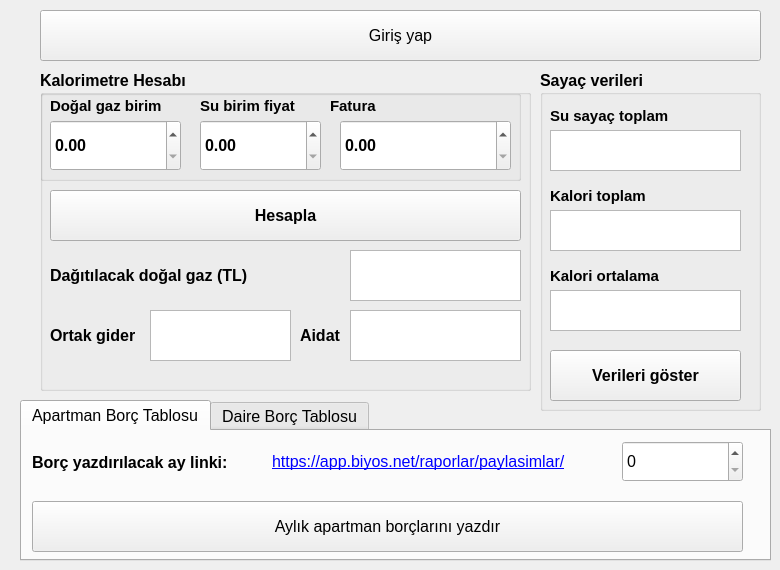
<?xml version="1.0" encoding="UTF-8"?>
<ui version="4.0">
 <class>MainWindow</class>
 <widget class="QWidget" name="MainWindow">
  <property name="geometry">
   <rect>
    <x>0</x>
    <y>0</y>
    <width>780</width>
    <height>570</height>
   </rect>
  </property>
  <property name="windowTitle">
   <string>Form</string>
  </property>
  <widget class="QPushButton" name="giris_button">
   <property name="geometry">
    <rect>
     <x>40</x>
     <y>10</y>
     <width>721</width>
     <height>51</height>
    </rect>
   </property>
   <property name="font">
    <font>
     <pointsize>12</pointsize>
    </font>
   </property>
   <property name="text">
    <string>Giriş yap</string>
   </property>
  </widget>
  <widget class="QGroupBox" name="groupBox_2">
   <property name="geometry">
    <rect>
     <x>40</x>
     <y>70</y>
     <width>491</width>
     <height>321</height>
    </rect>
   </property>
   <property name="font">
    <font>
     <pointsize>12</pointsize>
     <weight>75</weight>
     <bold>true</bold>
    </font>
   </property>
   <property name="title">
    <string>Kalorimetre Hesabı</string>
   </property>
   <widget class="QPushButton" name="kalori_hesap_button">
    <property name="geometry">
     <rect>
      <x>10</x>
      <y>120</y>
      <width>471</width>
      <height>51</height>
     </rect>
    </property>
    <property name="text">
     <string>Hesapla</string>
    </property>
   </widget>
   <widget class="QGroupBox" name="groupBox_4">
    <property name="geometry">
     <rect>
      <x>0</x>
      <y>20</y>
      <width>481</width>
      <height>91</height>
     </rect>
    </property>
    <property name="title">
     <string/>
    </property>
    <widget class="QDoubleSpinBox" name="su_birim_in">
     <property name="geometry">
      <rect>
       <x>160</x>
       <y>30</y>
       <width>121</width>
       <height>51</height>
      </rect>
     </property>
     <property name="maximum">
      <double>19.989999999999998</double>
     </property>
    </widget>
    <widget class="QDoubleSpinBox" name="dogalgaz_birim_in">
     <property name="geometry">
      <rect>
       <x>10</x>
       <y>30</y>
       <width>131</width>
       <height>51</height>
      </rect>
     </property>
     <property name="maximum">
      <double>19.989999999999998</double>
     </property>
    </widget>
    <widget class="QLabel" name="label_6">
     <property name="geometry">
      <rect>
       <x>10</x>
       <y>0</y>
       <width>141</width>
       <height>31</height>
      </rect>
     </property>
     <property name="font">
      <font>
       <pointsize>11</pointsize>
      </font>
     </property>
     <property name="text">
      <string>Doğal gaz birim</string>
     </property>
    </widget>
    <widget class="QLabel" name="label_7">
     <property name="geometry">
      <rect>
       <x>160</x>
       <y>0</y>
       <width>141</width>
       <height>31</height>
      </rect>
     </property>
     <property name="font">
      <font>
       <pointsize>11</pointsize>
      </font>
     </property>
     <property name="text">
      <string>Su birim fiyat</string>
     </property>
    </widget>
    <widget class="QDoubleSpinBox" name="fatura_in">
     <property name="geometry">
      <rect>
       <x>300</x>
       <y>30</y>
       <width>171</width>
       <height>51</height>
      </rect>
     </property>
     <property name="maximum">
      <double>999999.989999999990687</double>
     </property>
    </widget>
    <widget class="QLabel" name="label_8">
     <property name="geometry">
      <rect>
       <x>290</x>
       <y>0</y>
       <width>161</width>
       <height>31</height>
      </rect>
     </property>
     <property name="font">
      <font>
       <pointsize>11</pointsize>
      </font>
     </property>
     <property name="text">
      <string>Fatura</string>
     </property>
    </widget>
   </widget>
   <widget class="QLabel" name="label_5">
    <property name="geometry">
     <rect>
      <x>10</x>
      <y>180</y>
      <width>271</width>
      <height>51</height>
     </rect>
    </property>
    <property name="text">
     <string>Dağıtılacak doğal gaz (TL)</string>
    </property>
   </widget>
   <widget class="QTextEdit" name="son_fiyat_disp">
    <property name="geometry">
     <rect>
      <x>310</x>
      <y>180</y>
      <width>171</width>
      <height>51</height>
     </rect>
    </property>
    <property name="font">
     <font>
      <pointsize>20</pointsize>
     </font>
    </property>
    <property name="readOnly">
     <bool>true</bool>
    </property>
    <property name="acceptRichText">
     <bool>false</bool>
    </property>
   </widget>
   <widget class="QLabel" name="label_9">
    <property name="geometry">
     <rect>
      <x>10</x>
      <y>240</y>
      <width>101</width>
      <height>51</height>
     </rect>
    </property>
    <property name="text">
     <string>Ortak gider</string>
    </property>
   </widget>
   <widget class="QLabel" name="label_10">
    <property name="geometry">
     <rect>
      <x>260</x>
      <y>240</y>
      <width>51</width>
      <height>51</height>
     </rect>
    </property>
    <property name="text">
     <string>Aidat</string>
    </property>
   </widget>
   <widget class="QTextEdit" name="ortak_gider_disp">
    <property name="geometry">
     <rect>
      <x>110</x>
      <y>240</y>
      <width>141</width>
      <height>51</height>
     </rect>
    </property>
    <property name="font">
     <font>
      <pointsize>16</pointsize>
     </font>
    </property>
    <property name="readOnly">
     <bool>true</bool>
    </property>
    <property name="acceptRichText">
     <bool>false</bool>
    </property>
   </widget>
   <widget class="QTextEdit" name="aidat_disp">
    <property name="geometry">
     <rect>
      <x>310</x>
      <y>240</y>
      <width>171</width>
      <height>51</height>
     </rect>
    </property>
    <property name="font">
     <font>
      <pointsize>16</pointsize>
     </font>
    </property>
    <property name="readOnly">
     <bool>true</bool>
    </property>
    <property name="acceptRichText">
     <bool>false</bool>
    </property>
   </widget>
  </widget>
  <widget class="QGroupBox" name="groupBox_3">
   <property name="geometry">
    <rect>
     <x>540</x>
     <y>70</y>
     <width>221</width>
     <height>341</height>
    </rect>
   </property>
   <property name="font">
    <font>
     <pointsize>12</pointsize>
     <weight>75</weight>
     <bold>true</bold>
    </font>
   </property>
   <property name="title">
    <string>Sayaç verileri</string>
   </property>
   <widget class="QLabel" name="label_2">
    <property name="geometry">
     <rect>
      <x>10</x>
      <y>30</y>
      <width>191</width>
      <height>31</height>
     </rect>
    </property>
    <property name="font">
     <font>
      <pointsize>11</pointsize>
     </font>
    </property>
    <property name="text">
     <string>Su sayaç toplam</string>
    </property>
   </widget>
   <widget class="QLabel" name="label_4">
    <property name="geometry">
     <rect>
      <x>10</x>
      <y>190</y>
      <width>191</width>
      <height>31</height>
     </rect>
    </property>
    <property name="font">
     <font>
      <pointsize>11</pointsize>
     </font>
    </property>
    <property name="text">
     <string>Kalori ortalama</string>
    </property>
   </widget>
   <widget class="QTextEdit" name="su_toplam_disp">
    <property name="geometry">
     <rect>
      <x>10</x>
      <y>60</y>
      <width>191</width>
      <height>41</height>
     </rect>
    </property>
    <property name="font">
     <font>
      <pointsize>16</pointsize>
     </font>
    </property>
    <property name="readOnly">
     <bool>true</bool>
    </property>
    <property name="acceptRichText">
     <bool>false</bool>
    </property>
   </widget>
   <widget class="QTextEdit" name="kalori_ortalama_disp">
    <property name="geometry">
     <rect>
      <x>10</x>
      <y>220</y>
      <width>191</width>
      <height>41</height>
     </rect>
    </property>
    <property name="font">
     <font>
      <pointsize>16</pointsize>
     </font>
    </property>
    <property name="readOnly">
     <bool>true</bool>
    </property>
    <property name="acceptRichText">
     <bool>false</bool>
    </property>
   </widget>
   <widget class="QLabel" name="label_11">
    <property name="geometry">
     <rect>
      <x>10</x>
      <y>110</y>
      <width>191</width>
      <height>31</height>
     </rect>
    </property>
    <property name="font">
     <font>
      <pointsize>11</pointsize>
      <weight>75</weight>
      <bold>true</bold>
     </font>
    </property>
    <property name="text">
     <string>Kalori toplam</string>
    </property>
   </widget>
   <widget class="QTextEdit" name="kalori_toplam_disp">
    <property name="geometry">
     <rect>
      <x>10</x>
      <y>140</y>
      <width>191</width>
      <height>41</height>
     </rect>
    </property>
    <property name="font">
     <font>
      <pointsize>16</pointsize>
     </font>
    </property>
    <property name="readOnly">
     <bool>true</bool>
    </property>
    <property name="acceptRichText">
     <bool>false</bool>
    </property>
   </widget>
   <widget class="QPushButton" name="sayac_veri_button">
    <property name="geometry">
     <rect>
      <x>10</x>
      <y>280</y>
      <width>191</width>
      <height>51</height>
     </rect>
    </property>
    <property name="text">
     <string>Verileri göster</string>
    </property>
   </widget>
  </widget>
  <widget class="QTabWidget" name="tabWidget">
   <property name="geometry">
    <rect>
     <x>20</x>
     <y>400</y>
     <width>751</width>
     <height>161</height>
    </rect>
   </property>
   <property name="font">
    <font>
     <pointsize>12</pointsize>
    </font>
   </property>
   <property name="currentIndex">
    <number>0</number>
   </property>
   <widget class="QWidget" name="tab">
    <attribute name="title">
     <string>Apartman Borç Tablosu</string>
    </attribute>
    <widget class="QPushButton" name="apartman_aidat_button">
     <property name="geometry">
      <rect>
       <x>10</x>
       <y>70</y>
       <width>711</width>
       <height>51</height>
      </rect>
     </property>
     <property name="text">
      <string>Aylık apartman borçlarını yazdır</string>
     </property>
    </widget>
    <widget class="QLabel" name="label_3">
     <property name="geometry">
      <rect>
       <x>10</x>
       <y>16</y>
       <width>231</width>
       <height>31</height>
      </rect>
     </property>
     <property name="font">
      <font>
       <pointsize>12</pointsize>
       <weight>75</weight>
       <bold>true</bold>
      </font>
     </property>
     <property name="text">
      <string>Borç yazdırılacak ay linki:</string>
     </property>
    </widget>
    <widget class="QLabel" name="label_12">
     <property name="geometry">
      <rect>
       <x>250</x>
       <y>10</y>
       <width>341</width>
       <height>41</height>
      </rect>
     </property>
     <property name="cursor">
      <cursorShape>PointingHandCursor</cursorShape>
     </property>
     <property name="mouseTracking">
      <bool>true</bool>
     </property>
     <property name="focusPolicy">
      <enum>Qt::NoFocus</enum>
     </property>
     <property name="text">
      <string>&lt;html&gt;&lt;head/&gt;&lt;body&gt;&lt;p&gt;&lt;a href=&quot;https://app.biyos.net/raporlar/paylasimlar/&quot;&gt;&lt;span style=&quot; font-size:12pt; text-decoration: underline; color:#0000ff;&quot;&gt;https://app.biyos.net/raporlar/paylasimlar/&lt;/span&gt;&lt;/a&gt;&lt;/p&gt;&lt;/body&gt;&lt;/html&gt;</string>
     </property>
     <property name="textFormat">
      <enum>Qt::AutoText</enum>
     </property>
     <property name="openExternalLinks">
      <bool>true</bool>
     </property>
     <property name="textInteractionFlags">
      <set>Qt::LinksAccessibleByKeyboard|Qt::LinksAccessibleByMouse|Qt::TextBrowserInteraction|Qt::TextSelectableByKeyboard|Qt::TextSelectableByMouse</set>
     </property>
    </widget>
    <widget class="QDoubleSpinBox" name="paylasim_link_in">
     <property name="geometry">
      <rect>
       <x>600</x>
       <y>10</y>
       <width>121</width>
       <height>41</height>
      </rect>
     </property>
     <property name="decimals">
      <number>0</number>
     </property>
     <property name="maximum">
      <double>10000.000000000000000</double>
     </property>
    </widget>
   </widget>
   <widget class="QWidget" name="tab_2">
    <attribute name="title">
     <string>Daire Borç Tablosu</string>
    </attribute>
    <widget class="QPushButton" name="tum_borclar_button">
     <property name="geometry">
      <rect>
       <x>10</x>
       <y>10</y>
       <width>261</width>
       <height>111</height>
      </rect>
     </property>
     <property name="font">
      <font>
       <pointsize>12</pointsize>
      </font>
     </property>
     <property name="text">
      <string>Tüm kişisel borçları yazdır</string>
     </property>
    </widget>
    <widget class="QFrame" name="frame">
     <property name="geometry">
      <rect>
       <x>290</x>
       <y>20</y>
       <width>441</width>
       <height>101</height>
      </rect>
     </property>
     <property name="frameShape">
      <enum>QFrame::StyledPanel</enum>
     </property>
     <property name="frameShadow">
      <enum>QFrame::Raised</enum>
     </property>
     <widget class="QGroupBox" name="groupBox">
      <property name="geometry">
       <rect>
        <x>20</x>
        <y>0</y>
        <width>411</width>
        <height>121</height>
       </rect>
      </property>
      <property name="font">
       <font>
        <pointsize>12</pointsize>
       </font>
      </property>
      <property name="title">
       <string>Tek borç yazdır</string>
      </property>
      <widget class="QRadioButton" name="a_blok_in">
       <property name="geometry">
        <rect>
         <x>10</x>
         <y>20</y>
         <width>71</width>
         <height>51</height>
        </rect>
       </property>
       <property name="font">
        <font>
         <pointsize>12</pointsize>
        </font>
       </property>
       <property name="text">
        <string>A blok</string>
       </property>
      </widget>
      <widget class="QRadioButton" name="b_blok_in">
       <property name="geometry">
        <rect>
         <x>110</x>
         <y>20</y>
         <width>81</width>
         <height>51</height>
        </rect>
       </property>
       <property name="font">
        <font>
         <pointsize>12</pointsize>
        </font>
       </property>
       <property name="text">
        <string>B blok</string>
       </property>
      </widget>
      <widget class="QPushButton" name="tek_borc_button">
       <property name="geometry">
        <rect>
         <x>240</x>
         <y>20</y>
         <width>161</width>
         <height>81</height>
        </rect>
       </property>
       <property name="text">
        <string>Yazdır</string>
       </property>
      </widget>
      <widget class="QLabel" name="label">
       <property name="geometry">
        <rect>
         <x>10</x>
         <y>60</y>
         <width>71</width>
         <height>31</height>
        </rect>
       </property>
       <property name="font">
        <font>
         <pointsize>12</pointsize>
        </font>
       </property>
       <property name="text">
        <string>Daire No:</string>
       </property>
      </widget>
      <widget class="QDoubleSpinBox" name="daire_no_in">
       <property name="geometry">
        <rect>
         <x>110</x>
         <y>60</y>
         <width>71</width>
         <height>31</height>
        </rect>
       </property>
       <property name="decimals">
        <number>0</number>
       </property>
       <property name="minimum">
        <double>1.000000000000000</double>
       </property>
       <property name="maximum">
        <double>24.000000000000000</double>
       </property>
      </widget>
     </widget>
    </widget>
   </widget>
  </widget>
 </widget>
 <resources/>
 <connections/>
</ui>
